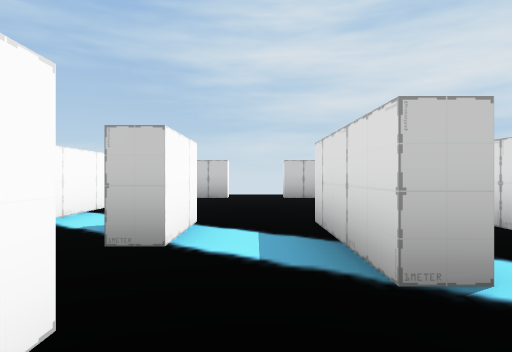
[1] (above)

13 first-person views from a walk through a scene from a Unity 3-D project. The camera is 0.58 m above the floor, looks level and sees 75° across. The floor is counted in squares, 1 m on a side. Each view is taken from the middle of a square. On the plan, view 1 faces up. The plan holds only what a view shows up to about 9 squares ahead; the rest is blank. Some surface patterns are stand-ins.

[2]
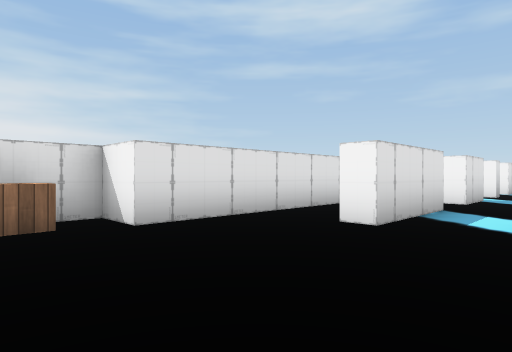

[3]
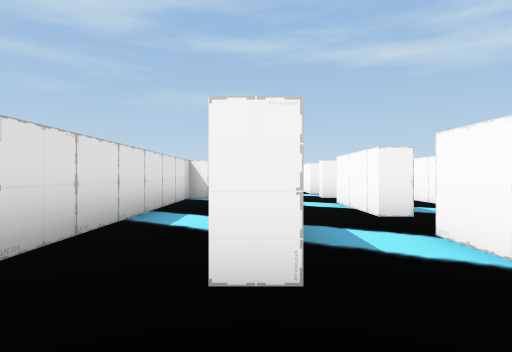

[4]
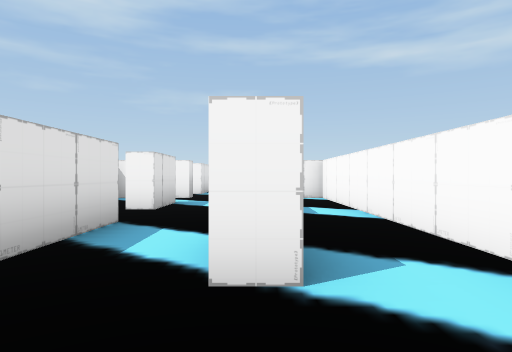

[5]
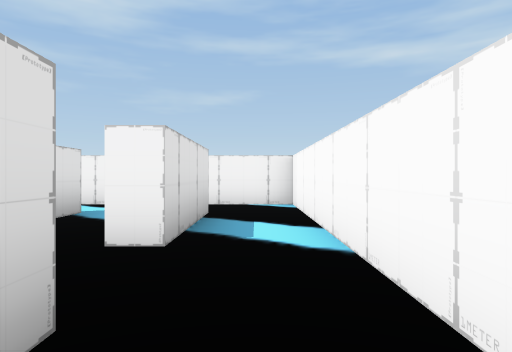

[6]
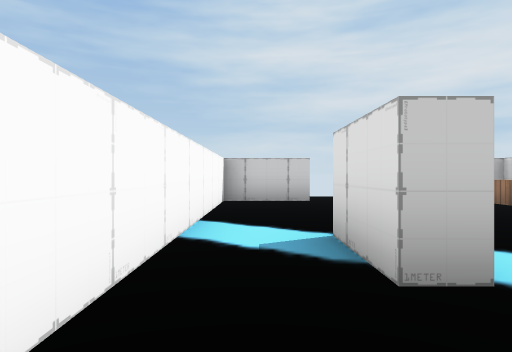

[7]
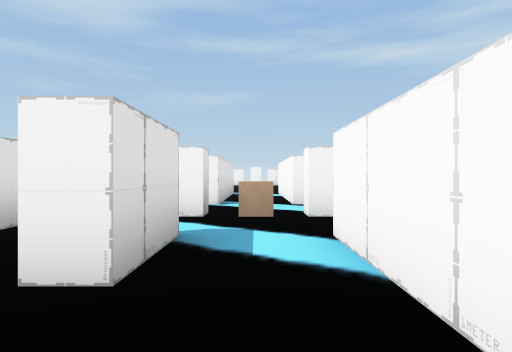

[8]
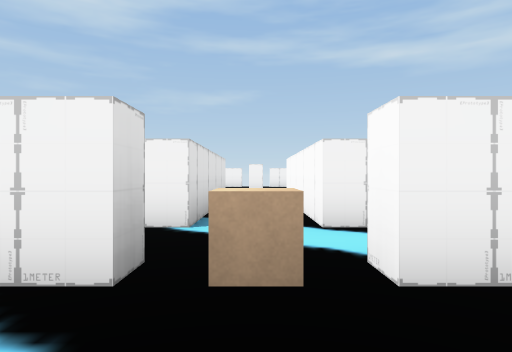

[9]
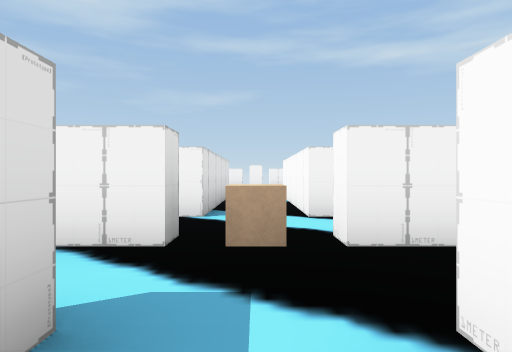

[10]
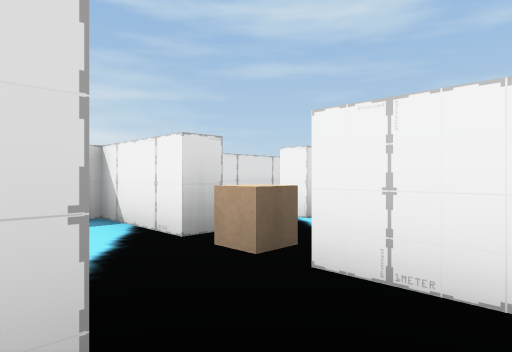

[11]
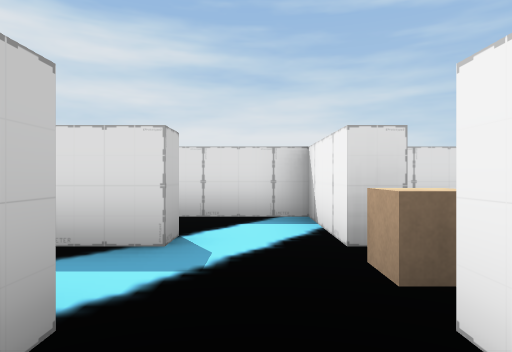

[12]
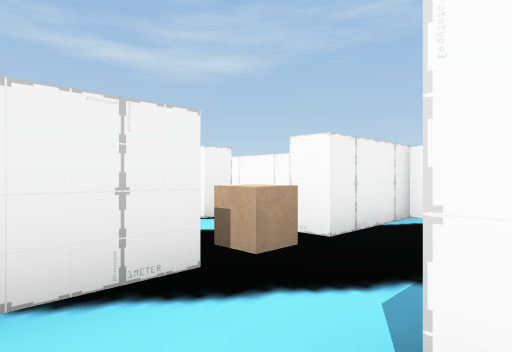

[13]
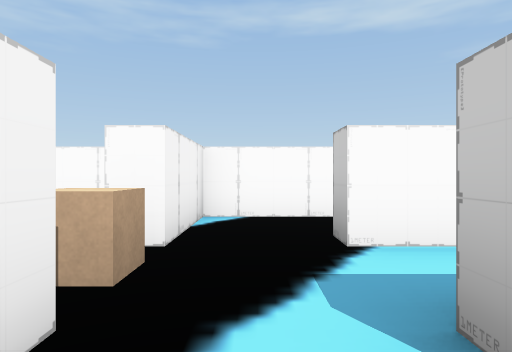

### Floor plan
Key: @ floor where view 1 was taken; # wall or solid block; x gap in a wall; . floor; C chest; O other object.
Columns run from 3 left of view 1 to 4 right of it. Each row starts with its distance up from view 1.
  9 ###.####
  8 #.....C#
  7 #.....C#
  6 #.....##
  5 #..   #
  4 #.#.# #
  3 #.#.#.#
  2 #...#.#
  1 #.#...#
  0 #.#@#.#
 -1 #.#.#.#
 -2 #.....#
 -3 ##xOx##
 -4 # ... #
 -5 # #.# #
 -6 # #.# #
 -7 # # # #
 -8   # #
 -9   # #

Where each view was taken, in squares from view 1:
view 1: 0 up, 0 right, facing up
view 2: 8 up, 1 left, facing down-right
view 3: 6 up, 1 right, facing down
view 4: 6 up, 1 left, facing down
view 5: 4 up, 2 left, facing down
view 6: 1 up, 2 left, facing up
view 7: 2 up, 0 right, facing down
view 8: 1 down, 0 right, facing down
view 9: 0 up, 0 right, facing down
view 10: 1 down, 2 left, facing down-right
view 11: 2 down, 2 left, facing right
view 12: 1 down, 2 right, facing down-left
view 13: 2 down, 2 right, facing left
